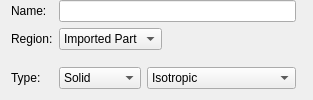
             <widget class="QFrame" name="MaterialInputs">
              <property name="frameShape">
               <enum>QFrame::NoFrame</enum>
              </property>
              <property name="frameShadow">
               <enum>QFrame::Raised</enum>
              </property>
              <layout class="QGridLayout" name="gridLayout">
               <property name="topMargin">
                <number>0</number>
               </property>
               <property name="bottomMargin">
                <number>0</number>
               </property>
               <item row="0" column="0">
                <widget class="QLabel" name="LMaterialName">
                 <property name="text">
                  <string>Name:</string>
                 </property>
                </widget>
               </item>
               <item row="2" column="0">
                <widget class="QLabel" name="LType">
                 <property name="text">
                  <string>Type:</string>
                 </property>
                </widget>
               </item>
               <item row="1" column="4" alignment="Qt::AlignLeft">
                <widget class="QFrame" name="frame_2">
                 <property name="frameShape">
                  <enum>QFrame::NoFrame</enum>
                 </property>
                 <property name="frameShadow">
                  <enum>QFrame::Raised</enum>
                 </property>
                 <layout class="QHBoxLayout" name="horizontalLayout_8">
                  <property name="leftMargin">
                   <number>0</number>
                  </property>
                  <property name="topMargin">
                   <number>0</number>
                  </property>
                  <property name="rightMargin">
                   <number>0</number>
                  </property>
                  <property name="bottomMargin">
                   <number>0</number>
                  </property>
                 </layout>
                </widget>
               </item>
               <item row="1" column="0">
                <widget class="QLabel" name="LRegion">
                 <property name="text">
                  <string>Region:</string>
                 </property>
                </widget>
               </item>
               <item row="2" column="4" alignment="Qt::AlignLeft">
                <widget class="QFrame" name="frame">
                 <property name="frameShape">
                  <enum>QFrame::NoFrame</enum>
                 </property>
                 <property name="frameShadow">
                  <enum>QFrame::Raised</enum>
                 </property>
                 <layout class="QHBoxLayout" name="horizontalLayout_7">
                  <property name="leftMargin">
                   <number>0</number>
                  </property>
                  <property name="topMargin">
                   <number>0</number>
                  </property>
                  <property name="rightMargin">
                   <number>0</number>
                  </property>
                  <property name="bottomMargin">
                   <number>0</number>
                  </property>
                 </layout>
                </widget>
               </item>
               <item row="2" column="1">
                <widget class="QFrame" name="frame_3">
                 <property name="frameShape">
                  <enum>QFrame::NoFrame</enum>
                 </property>
                 <property name="frameShadow">
                  <enum>QFrame::Raised</enum>
                 </property>
                 <layout class="QHBoxLayout" name="horizontalLayout_9">
                  <property name="leftMargin">
                   <number>0</number>
                  </property>
                  <property name="topMargin">
                   <number>0</number>
                  </property>
                  <property name="rightMargin">
                   <number>0</number>
                  </property>
                  <property name="bottomMargin">
                   <number>0</number>
                  </property>
                  <item>
                   <widget class="QComboBox" name="INSolidGas">
                    <property name="minimumSize">
                     <size>
                      <width>82</width>
                      <height>0</height>
                     </size>
                    </property>
                    <item>
                     <property name="text">
                      <string>Solid</string>
                     </property>
                    </item>
                    <item>
                     <property name="text">
                      <string>Gas</string>
                     </property>
                    </item>
                   </widget>
                  </item>
                  <item>
                   <widget class="QComboBox" name="INMaterialType">
                    <item>
                     <property name="text">
                      <string>Isotropic</string>
                     </property>
                    </item>
                    <item>
                     <property name="text">
                      <string>Transversely Isotropic</string>
                     </property>
                    </item>
                    <item>
                     <property name="text">
                      <string>Orthotropic</string>
                     </property>
                    </item>
                    <item>
                     <property name="text">
                      <string>Anisotropic</string>
                     </property>
                    </item>
                   </widget>
                  </item>
                 </layout>
                </widget>
               </item>
               <item row="1" column="1" alignment="Qt::AlignLeft">
                <widget class="QComboBox" name="INRegion">
                 <item>
                  <property name="text">
                   <string>Imported Part</string>
                  </property>
                 </item>
                 <item>
                  <property name="text">
                   <string>Void</string>
                  </property>
                 </item>
                </widget>
               </item>
               <item row="0" column="1">
                <widget class="QLineEdit" name="INMaterialName">
                 <property name="minimumSize">
                  <size>
                   <width>93</width>
                   <height>0</height>
                  </size>
                 </property>
                </widget>
               </item>
              </layout>
             </widget>
